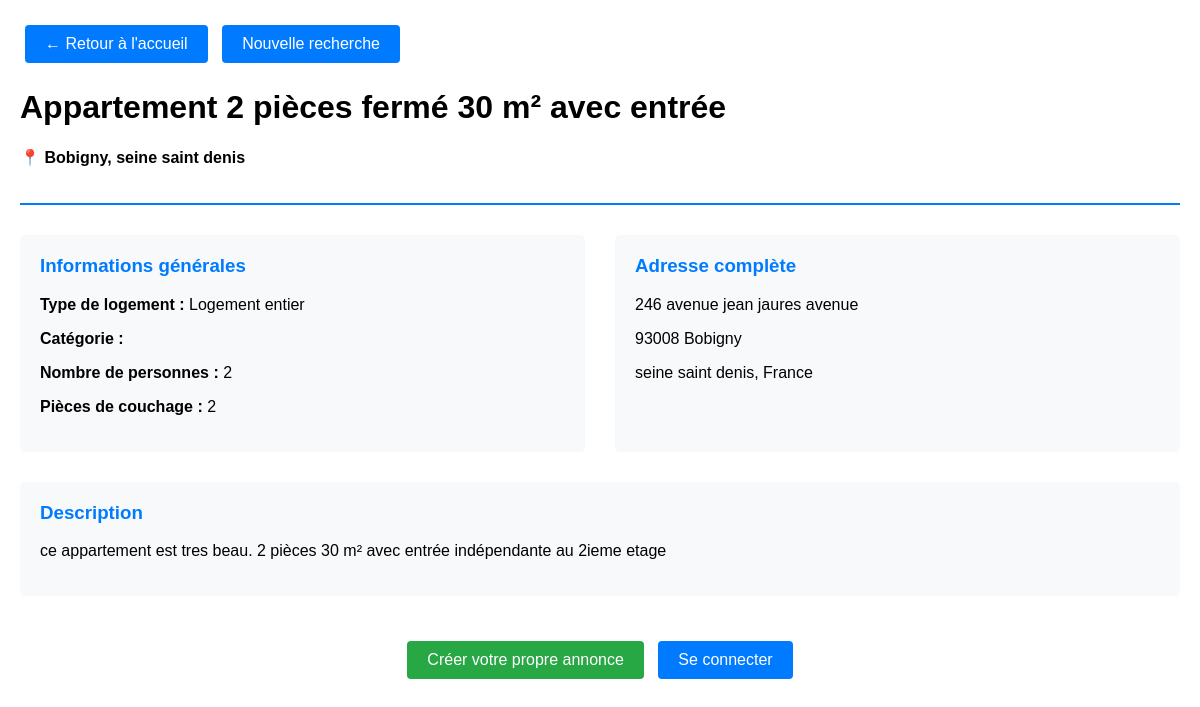
The app's page /annonce/detail_annonce/1, older data.
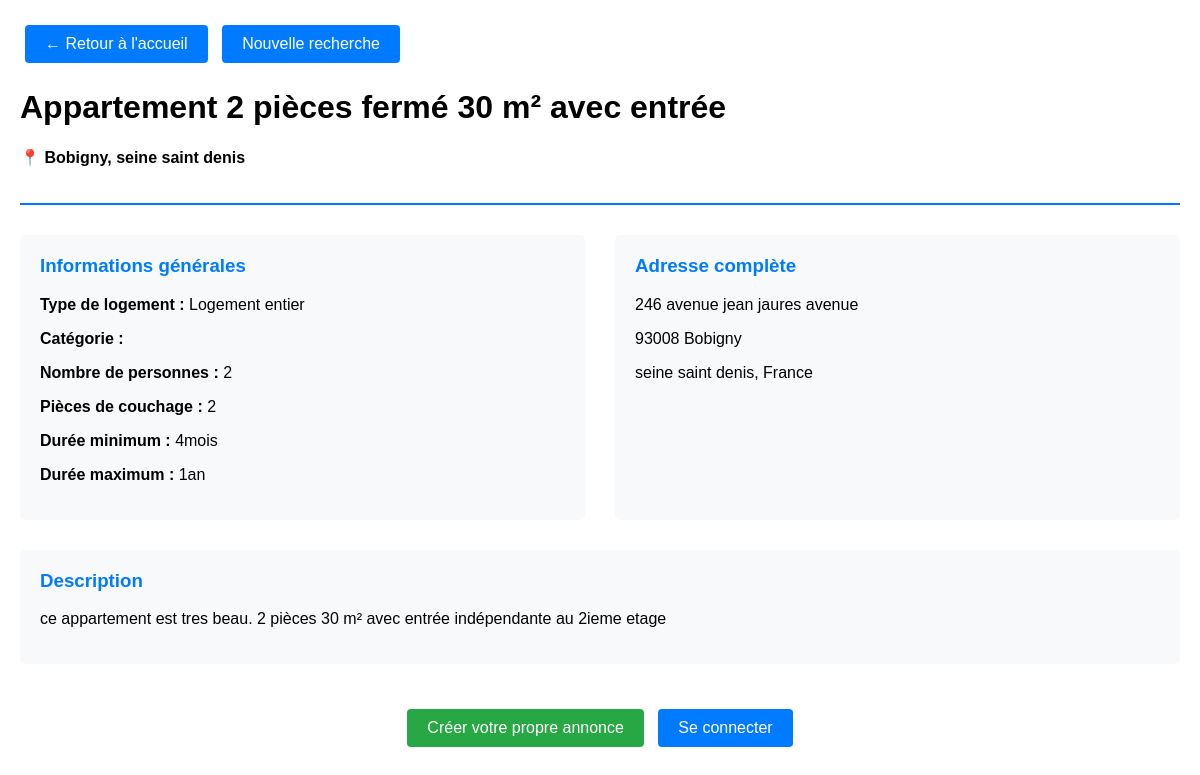
The same page, newer data.
### annonce/models.py (models this page shows)
class Annonce(models.Model):
    user = models.ForeignKey(
        settings.AUTH_USER_MODEL,
        null=True,
        on_delete=models.CASCADE,
        unique=False
    )
    class TypeHebergement(models.TextChoices):
        Appartemment = 'APPT', _('Appartemment')
        Maison = 'MAIS', _('Maison')
        Studio = 'STUD', _('Studio')
        Autre = 'OTHR', _('Autre')
    hebergement_choice = models.CharField(
        max_length=4,
        choices=TypeHebergement.choices,
        default=TypeHebergement.Appartemment,
        verbose_name="Type d'hébergement"
    )
    class TypeLocation(models.TextChoices):
        logement_entier = 'ENTR', _('Logement entier')
        chambre_privee = 'PRIV', _('Chambre privée')
        chambre_partagee = 'PART', _('Chambre partagée')
    type_location_choices = models.CharField(
        max_length=4,
        choices=TypeLocation.choices,
        default=TypeLocation.logement_entier,
        verbose_name="Location partielle ou totale"
    )
    categorie_logement = models.CharField(max_length=50, blank=True)
    titre_logement = models.CharField(max_length=50, blank=True)
    description = models.TextField(blank=True)
    nombre_personne = IntegerField(
        default=1,
        validators=[
            MaxValueValidator(20),
            MinValueValidator(1)
        ],
        blank=True
    )
    pieces_couchage = IntegerField(
        default=1,
        validators=[
            MaxValueValidator(10),
            MinValueValidator(1)
        ],
        blank=True
    )
    equipements = models.ManyToManyField(Equipements, blank=True)
    services = models.ManyToManyField(Services, blank=True)
    categorie_service = models.ManyToManyField(CategorieService, blank=True)
    charges = models.ManyToManyField(Charges, blank=True)
    dureeLocationMini = models.CharField(blank=True,null=True, max_length=50)
    dureeLocationMaxi = models.CharField(blank=True,null=True, max_length=50)
    loyer_tc = models.FloatField(max_length=50, blank=True, null=True)
    charges_loyer = models.FloatField(max_length=50, blank=True, null=True)
    reservation = models.OneToOneField(
        settings.AUTH_USER_MODEL,
        null=True,
        on_delete=models.CASCADE,
        unique=False,
        related_name = 'user_reserved'
    )
    reserved = models.BooleanField(default=False)
    address = models.OneToOneField(
        AdressAnnonce,
        on_delete=models.CASCADE,
        null=True,
    )

class AdressAnnonce(models.Model):
    rue = models.CharField(blank=True, max_length=20)
    voie = models.CharField(blank=True, max_length=35)
    ville = models.CharField(blank=True, max_length=20)
    region = models.CharField(blank=True, max_length=20)
    zipCode = models.CharField(blank=True, max_length=5)
    pays = models.CharField(blank=True, max_length=20)

### annonceMain/views.py (the view)
# urls.py: path('annonce/detail_annonce/<str:pk>', views.detail_annonce, name='detail_annonce'),
def detail_annonce(request, pk):
    myObject = Annonce.objects.get(id=pk)
    image = ImageLogement.objects.all()
    categorie_service = myObject.categorie_service.all()
    services = Services.objects.all()
    context = {'annonce': myObject, 'myImages': image, 'categorie_service': categorie_service, 'services':services,
               'STRIPE_PUBLIC_KEY': settings.STRIPE_PUBLIC_KEY}
    return render(request, 'annonce/search/annonce_result.html', context)

### templates/annonce/search/annonce_result.html (shortened to what this page needs)
<!DOCTYPE html>
<html lang="fr">
<head>
</head>
<body>
    <div class="back-link">
        <a href="/" class="btn">← Retour à l'accueil</a>
        <a href="/annonce/searchPage/" class="btn">Nouvelle recherche</a>
    </div>
    <div class="annonce-header">
        <h1>{{ annonce.titre_logement|default:"Logement disponible" }}</h1>
        {% if annonce.address %}
        <p><strong>📍 {{ annonce.address.ville }}, {{ annonce.address.region }}</strong></p>
        {% endif %}
    </div>
    <div class="annonce-details">
        <div class="detail-section">
            <h3>Informations générales</h3>
            <p><strong>Type de logement :</strong> {{ annonce.get_type_location_choices_display }}</p>
            <p><strong>Catégorie :</strong> {{ annonce.categorie_logement }}</p>
            <p><strong>Nombre de personnes :</strong> {{ annonce.nombre_personne }}</p>
            {% if annonce.pieces_couchage %}
            <p><strong>Pièces de couchage :</strong> {{ annonce.pieces_couchage }}</p>
            {% endif %}
            {% if annonce.dureeLocationMini %}
            <p><strong>Durée minimum :</strong> {{ annonce.dureeLocationMini }}</p>
            {% endif %}
            {% if annonce.dureeLocationMaxi %}
            <p><strong>Durée maximum :</strong> {{ annonce.dureeLocationMaxi }}</p>
            {% endif %}
        </div>
        <div class="detail-section">
            <h3>Adresse complète</h3>
            {% if annonce.address %}
            <p>{{ annonce.address.rue }} {{ annonce.address.voie }}</p>
            <p>{{ annonce.address.zipCode }} {{ annonce.address.ville }}</p>
            <p>{{ annonce.address.region }}, {{ annonce.address.pays }}</p>
            {% else %}
            <p>Adresse non spécifiée</p>
            {% endif %}
        </div>
    </div>
    {% if annonce.description %}
    <div class="detail-section">
        <h3>Description</h3>
        <p>{{ annonce.description }}</p>
    </div>
    {% endif %}
    <div style="text-align: center; margin: 40px 0;">
        <a href="/creer-annonce" class="btn btn-success">Créer votre propre annonce</a>
        <a href="/login-annonce" class="btn">Se connecter</a>
    </div>
</body>
</html>

Row changes from the older to the newer data that the page shows:
changed Annonce "Appartement 2 pièces fermé 30 m² avec entrée": dureeLocationMini (not shown) → "4mois"; dureeLocationMaxi (not shown) → "1an"
Text that changed along with them:
text now shown: "Durée minimum : Durée maximum :"
